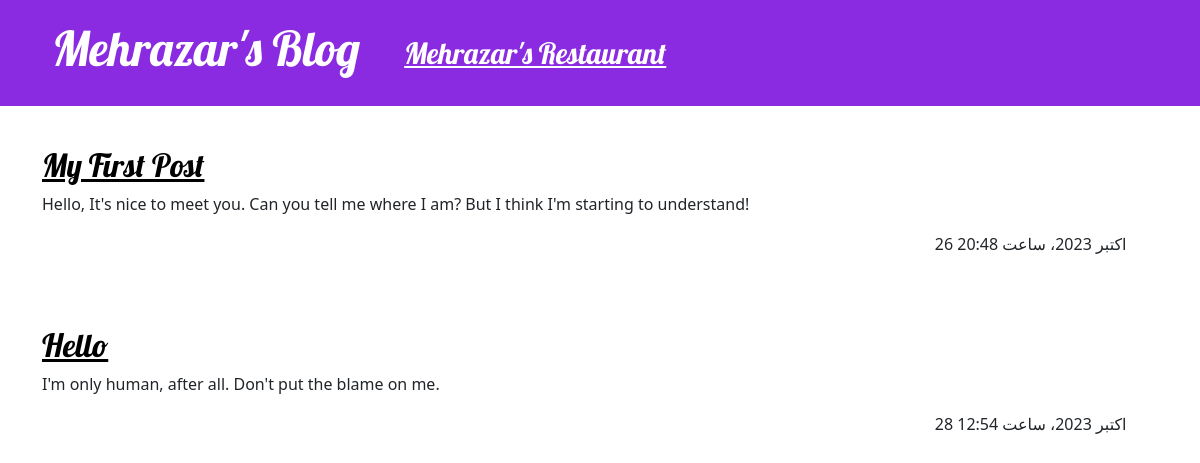
Page /blog on the committed database.
### blog/models.py (models this page shows, shortened)
class Post(models.Model):
    author = models.ForeignKey(settings.AUTH_USER_MODEL, on_delete=models.CASCADE)
    title = models.CharField(max_length=200)
    text = models.TextField()
    created_date = models.DateTimeField(default=timezone.now)
    published_date = models.DateTimeField(blank=True, null=True, default=timezone.now)

### blog/views.py (the view)
# urls.py: path('blog', views.post_list, name='post_list'),
def post_list(request):
    posts = Post.objects.all()
    return render(request, 'post_list.html', {'posts': posts})

### blog/templates/post_list.html
{% extends 'base.html' %}
{% block content %}
    {% for post in posts %}
        <article class="post">
            <h2><a href="{% url 'post_detail' pk=post.pk %}">{{ post.title }}</a></h2>
            <p>{{ post.text|linebreaksbr }}</p>
            <time style="margin-left: 80%">{{ post.published_date }}</time>
        </article>
    {% endfor %}
{% endblock %}

### blog/static/css/blog.css (style rules this page uses)
h1, h2, h3, h4 { font-family: 'Lobster', cursive; }
.post { margin-bottom: 70px; }
.post h2 a, .post h2 a:visited { color: #000000; }

### rows in the picture
Post: title "My First Post", text "Hello, It's nice to meet you. Can you tell me where I am? But I think I'm starting to understand!", published_date "26 اکتبر 2023، ساعت 20:48"
Post: title "Hello", text "I'm only human, after all. Don't put the blame on me.", published_date "28 اکتبر 2023، ساعت 12:54"
